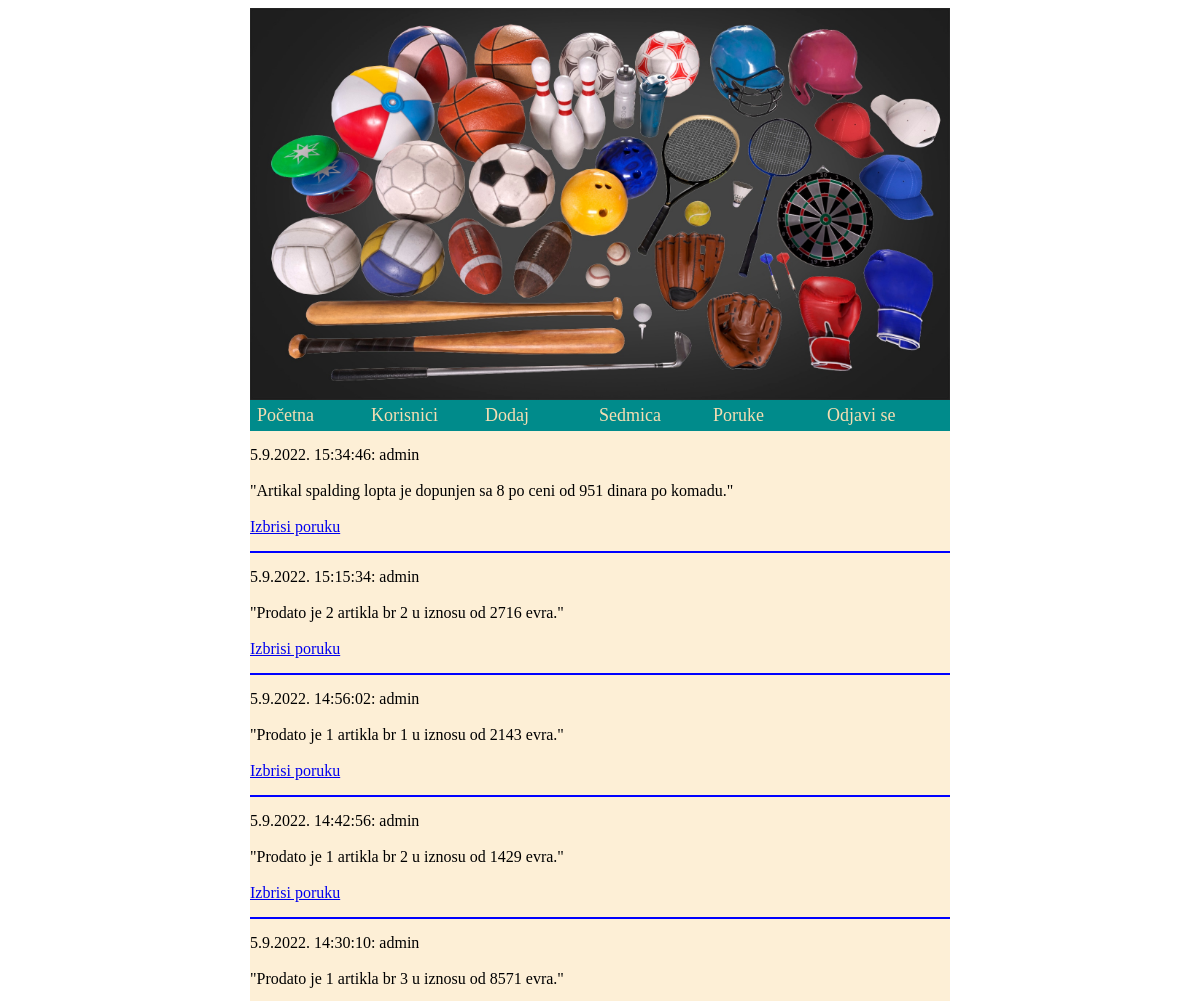
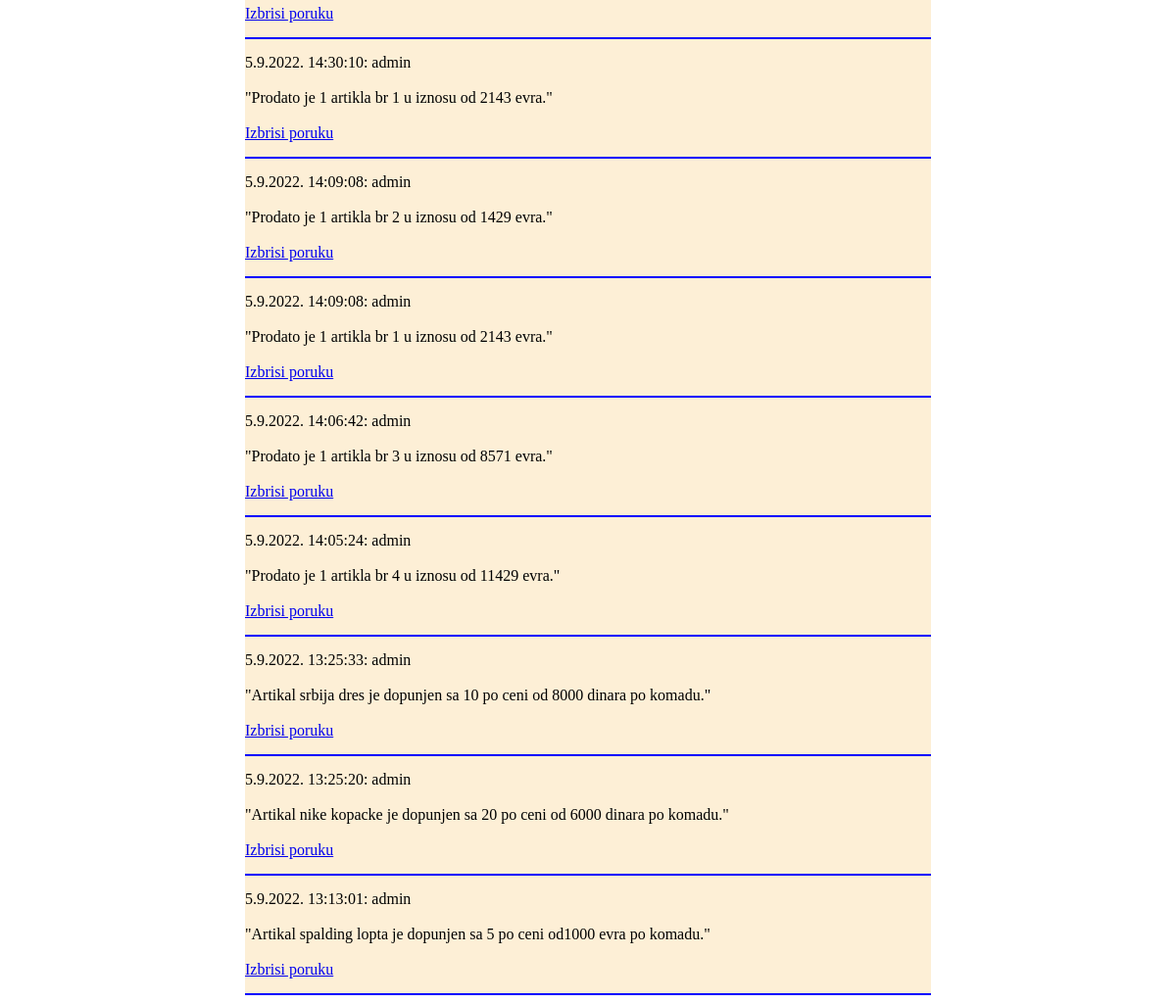
Page /mysql/messages.php (signed in) on the committed database (2 pictures, top to bottom).
### tables this page shows
CREATE TABLE IF NOT EXISTS `messages` (
  `id` int(10) UNSIGNED NOT NULL AUTO_INCREMENT,
  `auth_id` int(10) UNSIGNED NOT NULL,
  `recip_id` int(10) UNSIGNED NOT NULL,
  `time` int(10) UNSIGNED NOT NULL,
  `message` varchar(4096) NOT NULL,
  PRIMARY KEY (`id`),
  KEY `auth_id` (`auth_id`),
  KEY `recip_id` (`recip_id`)
);

CREATE TABLE IF NOT EXISTS `users` (
  `id` int(10) UNSIGNED NOT NULL AUTO_INCREMENT,
  `username` varchar(30) NOT NULL,
  `password` varchar(255) NOT NULL,
  PRIMARY KEY (`id`),
  KEY `username` (`username`(6))
);

### mysql/functions.php (called while the page is built, shortened)
<?php
$dbhost="localhost";
$dbname="sqldb";
$dbuser="myadmin";
$dbpassword="123";
$connection= new mysqli($dbhost, $dbuser, $dbpassword, $dbname);
function queryMysql($query){
    global $connection;
    $result=$connection->query($query);
    return $result;
}

### mysql/messages.php (the view, shortened to what this page needs)
<?php
require_once 'header.php';
$viewId=$id;
$result=queryMysql("CALL prim_poruke($viewId)");
while($row=$result->Fetch_assoc()){
    echo "<div class='message'>";
    echo date("j.n.Y. H:i:s: ",$row['time']);
    $authId=$row['auth_id'];
    $messageId=$row['id'];
    $result1=queryMysql("SELECT username FROM users WHERE id=$authId");
    $row1=$result1->fetch_assoc();
    echo $row1['username'];
    echo "<br><br>&quot;". $row['message'] ."&quot;";
    echo "<br><br><a href='messages.php?delete=$messageId'>Izbrisi poruku</a>";
    echo "</div>";
}

### mysql/css/style.css (style rules this page uses)
.message { border-bottom: 2px solid blue; padding: 15px 0; background-color: rgb(253, 239, 214); }

### rows in the picture
messages: time "5.9.2022. 15:34:46:", users.username "admin", message "Artikal spalding lopta je dopunjen sa 8 po ceni od 951 dinara po komadu."
messages: time "5.9.2022. 15:15:34:", users.username "admin", message "Prodato je 2 artikla br 2 u iznosu od 2716 evra."
messages: time "5.9.2022. 14:56:02:", users.username "admin", message "Prodato je 1 artikla br 1 u iznosu od 2143 evra."
messages: time "5.9.2022. 14:42:56:", users.username "admin", message "Prodato je 1 artikla br 2 u iznosu od 1429 evra."
messages: time "5.9.2022. 14:30:10:", users.username "admin", message "Prodato je 1 artikla br 3 u iznosu od 8571 evra."
messages: time "5.9.2022. 14:30:10:", users.username "admin", message "Prodato je 1 artikla br 1 u iznosu od 2143 evra."
messages: time "5.9.2022. 14:09:08:", users.username "admin", message "Prodato je 1 artikla br 2 u iznosu od 1429 evra."
messages: time "5.9.2022. 14:09:08:", users.username "admin", message "Prodato je 1 artikla br 1 u iznosu od 2143 evra."
messages: time "5.9.2022. 14:06:42:", users.username "admin", message "Prodato je 1 artikla br 3 u iznosu od 8571 evra."
messages: time "5.9.2022. 14:05:24:", users.username "admin", message "Prodato je 1 artikla br 4 u iznosu od 11429 evra."
messages: time "5.9.2022. 13:25:33:", users.username "admin", message "Artikal srbija dres je dopunjen sa 10 po ceni od 8000 dinara po komadu."
messages: time "5.9.2022. 13:25:20:", users.username "admin", message "Artikal nike kopacke je dopunjen sa 20 po ceni od 6000 dinara po komadu."
messages: time "5.9.2022. 13:13:01:", users.username "admin", message "Artikal spalding lopta je dopunjen sa 5 po ceni od1000 evra po komadu."
